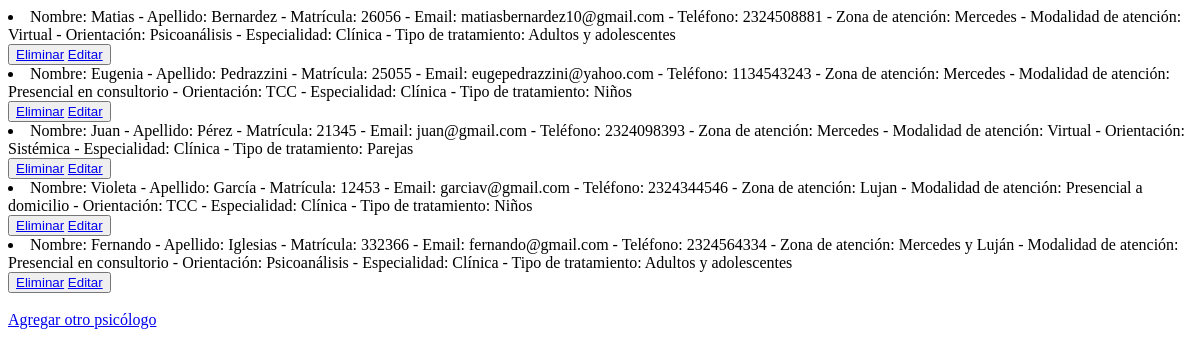
/AppBlog/leerPsicologos, run on an earlier commit of the app's database.
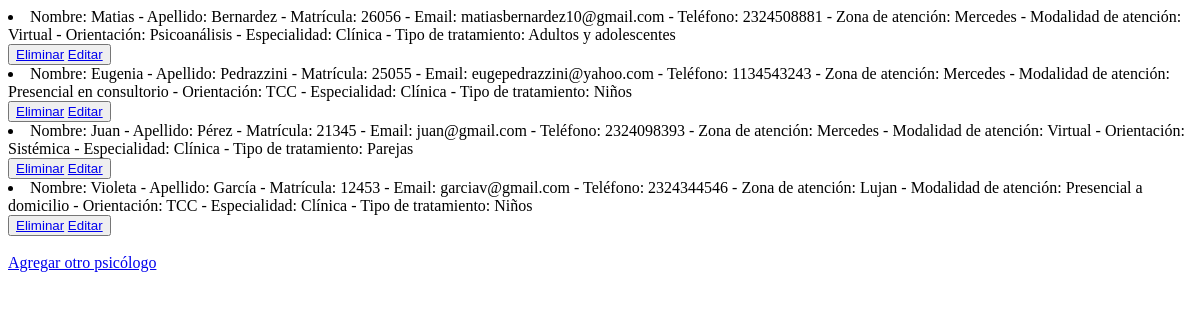
And on a later commit of the database.
### AppBlog/models.py (models this page shows)
class Psicologo(models.Model):
    nombre = models.CharField(max_length=40)
    apellido = models.CharField(max_length=40)
    matricula = models.IntegerField()
    email = models.EmailField()
    telefono = models.IntegerField()
    zonaatencion = models.CharField(max_length=40)
    modalidadatencion = models.CharField(max_length=40)
    orientacion = models.CharField(max_length=40)
    especialidad = models.CharField(max_length=40)
    tipotratamiento = models.CharField(max_length=40)
    def __str__(self):
        return f"Nombre: {self.nombre} - Apellido: {self.apellido} - Matrícula: {self.matricula} - Email: {self.email} - Teléfono: {self.telefono} - Zona de atención: {self.zonaatencion} - Modalidad de atención: {self.modalidadatencion} - Orientación: {self.orientacion} - Especialidad: {self.especialidad} - Tipo de tratamiento: {self.tipotratamiento}"

### AppBlog/views.py (the view)
# urls.py: path('leerPsicologos', views.leerPsicologos, name="leerPsicologos"),
def leerPsicologos(request):
    psicologos = Psicologo.objects.all()
    contexto = {"psicologos":psicologos}
    return render(request, "AppBlog/leerPsicologos.html", contexto)

### AppBlog/templates/AppBlog/leerPsicologos.html (shortened to what this page needs)
<!DOCTYPE html>
<html lang="en">
<head>
</head>
<body>
    {% for p in psicologos %}
        <li>{{p}}</li>
        <button>
            <a href="{% url 'eliminarPsicologo' p.nombre %}">Eliminar</a>
            <a href="{% url 'editarPsicologo' p.nombre %}">Editar</a>
        </button>
    {% endfor %}
    <br>
    <br>
    <a href = "psicologo">Agregar otro psicólogo</a>
</body>
</html>

What changed in the data, as far as the page shows it:
removed Psicologo: nombre+apellido+matricula "Nombre: Fernando - Apellido: Iglesias - Matrícula: 332366 - Email: fernando@gmail.com - Teléfono: 2324564334 - Zona de atención: Mercedes y Luján - Modalidad de atención: Presencial en consultorio - Orientación: Psicoanálisis - Especialidad: Clínica - Tipo de tratamiento: Adultos y adolescentes"
